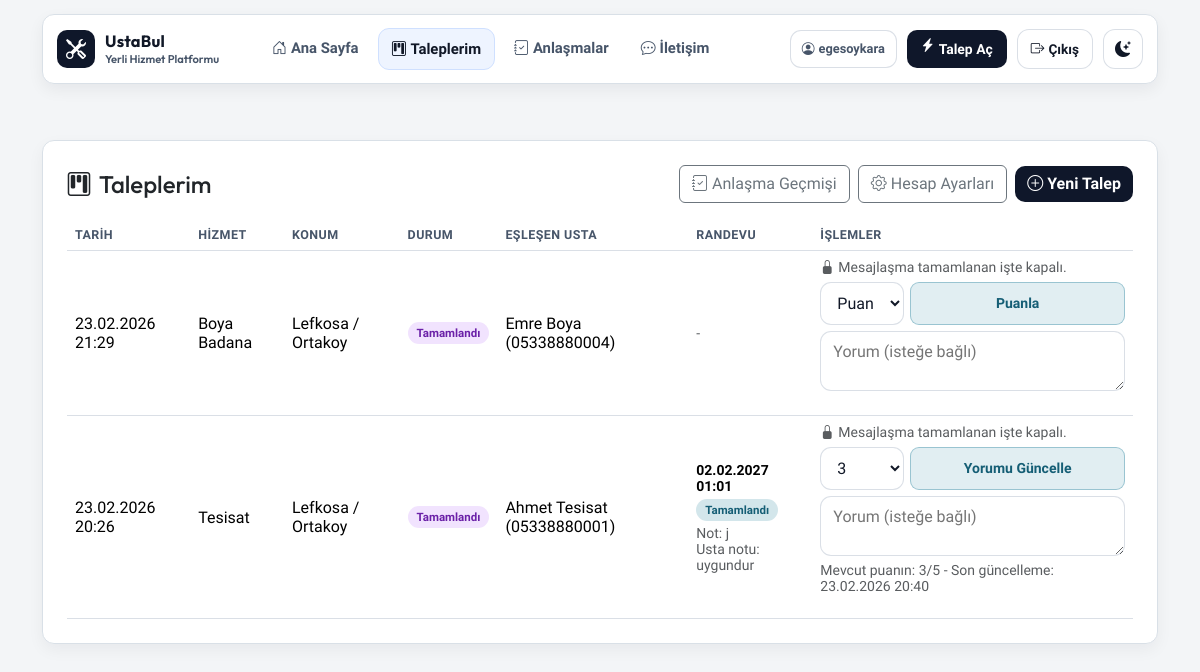
Before: /taleplerim/ (signed in) with the older database file.
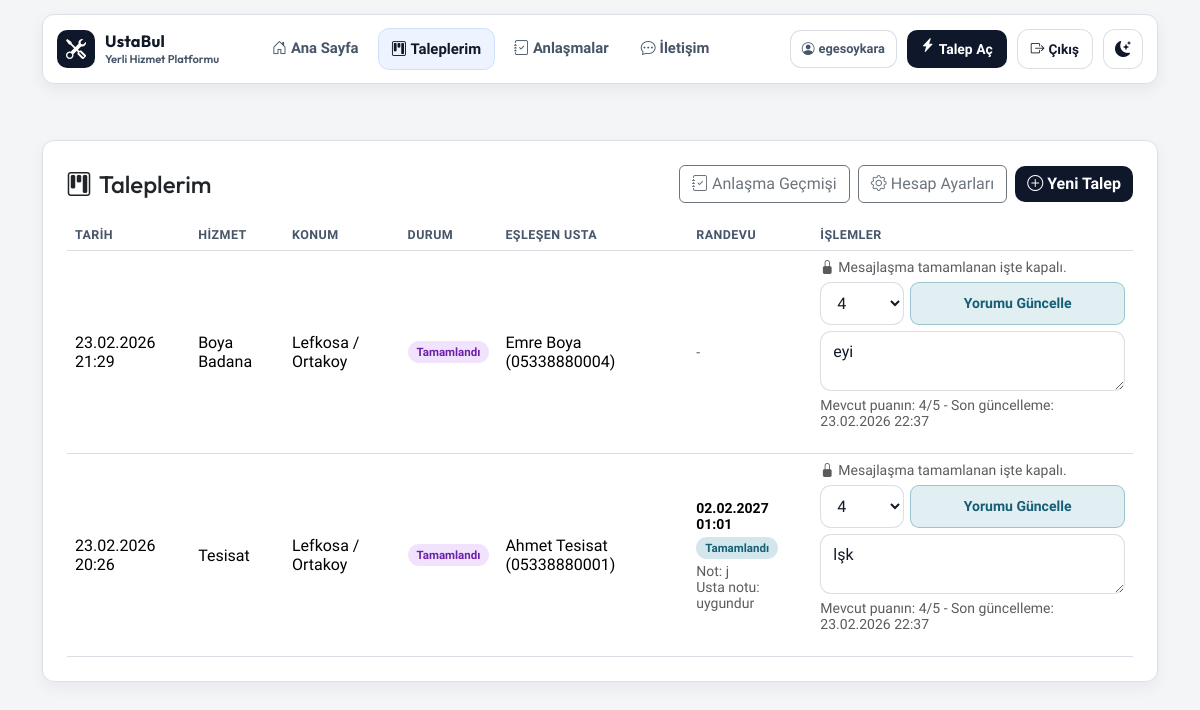
After: the same page with the newer database file.
### Myapp/models.py (models this page shows, shortened)
class ServiceRequest(models.Model):
    STATUS_CHOICES = (
        ("new", "Yeni"),
        ("pending_provider", "Usta Onayı Bekleniyor"),
        ("pending_customer", "Müşteri Seçimi Bekleniyor"),
        ("matched", "Eşleştirildi"),
        ("completed", "Tamamlandı"),
        ("cancelled", "İptal Edildi"),
    )
    customer_name = models.CharField(max_length=120)
    customer_phone = models.CharField(max_length=20)
    city = models.CharField(max_length=80)
    district = models.CharField(max_length=80)
    service_type = models.ForeignKey(ServiceType, on_delete=models.PROTECT, related_name="requests")
    details = models.TextField()
    matched_provider = models.ForeignKey(
        Provider,
        on_delete=models.SET_NULL,
        null=True,
        blank=True,
        related_name="service_requests",
    )
    matched_offer = models.ForeignKey(
        "ProviderOffer",
        on_delete=models.SET_NULL,
        null=True,
        blank=True,
        related_name="matched_requests",
    )
    matched_at = models.DateTimeField(null=True, blank=True)
    customer = models.ForeignKey(
        User,
        on_delete=models.SET_NULL,
        null=True,
        blank=True,
        related_name="service_requests",
    )
    status = models.CharField(max_length=20, choices=STATUS_CHOICES, default="new")
    created_at = models.DateTimeField(auto_now_add=True)
    class Meta:
        ordering = ["-created_at"]

class ProviderRating(models.Model):
    SCORE_CHOICES = (
        (1, "1"),
        (2, "2"),
        (3, "3"),
        (4, "4"),
        (5, "5"),
    )
    provider = models.ForeignKey(Provider, on_delete=models.CASCADE, related_name="ratings")
    customer = models.ForeignKey(User, on_delete=models.CASCADE, related_name="provider_ratings")
    service_request = models.OneToOneField(
        ServiceRequest,
        on_delete=models.CASCADE,
        related_name="provider_rating",
        null=True,
        blank=True,
    )
    score = models.PositiveSmallIntegerField(choices=SCORE_CHOICES)
    comment = models.TextField(blank=True)
    created_at = models.DateTimeField(auto_now_add=True)
    updated_at = models.DateTimeField(auto_now=True)
    class Meta:
        ordering = ["-updated_at"]

class ServiceType(models.Model):
    name = models.CharField(max_length=80, unique=True)
    slug = models.SlugField(unique=True)
    class Meta:
        ordering = ["name"]

class Provider(models.Model):
    user = models.OneToOneField(
        User,
        on_delete=models.SET_NULL,
        null=True,
        blank=True,
        related_name="provider_profile",
    )
    full_name = models.CharField(max_length=120)
    service_types = models.ManyToManyField(ServiceType, related_name="providers", blank=True)
    city = models.CharField(max_length=80)
    district = models.CharField(max_length=80)
    phone = models.CharField(max_length=20)
    latitude = models.DecimalField(max_digits=9, decimal_places=6, null=True, blank=True)
    longitude = models.DecimalField(max_digits=9, decimal_places=6, null=True, blank=True)
    rating = models.DecimalField(max_digits=2, decimal_places=1, default=5.0)
    is_available = models.BooleanField(default=True)
    description = models.TextField(blank=True)
    created_at = models.DateTimeField(auto_now_add=True)
    class Meta:
        ordering = ["-is_available", "-rating", "full_name"]

class ServiceAppointment(models.Model):
    STATUS_CHOICES = (
        ("pending", "Usta Onayı Bekleniyor"),
        ("pending_customer", "Müşteri Onayı Bekleniyor"),
        ("confirmed", "Onaylandı"),
        ("rejected", "Reddedildi"),
        ("cancelled", "Müşteri İptal Etti"),
        ("completed", "Tamamlandı"),
    )
    service_request = models.OneToOneField(
        ServiceRequest,
        on_delete=models.CASCADE,
        related_name="appointment",
    )
    customer = models.ForeignKey(
        User,
        on_delete=models.SET_NULL,
        null=True,
        blank=True,
        related_name="appointments",
    )
    provider = models.ForeignKey(
        Provider,
        on_delete=models.CASCADE,
        related_name="appointments",
    )
    scheduled_for = models.DateTimeField()
    customer_note = models.TextField(blank=True)
    provider_note = models.TextField(blank=True)
    status = models.CharField(max_length=20, choices=STATUS_CHOICES, default="pending")
    created_at = models.DateTimeField(auto_now_add=True)
    updated_at = models.DateTimeField(auto_now=True)
    class Meta:
        ordering = ["scheduled_for"]

### Myapp/views.py (the view)
# urls.py: path('taleplerim/', views.my_requests, name='my_requests'),
@login_required
def my_requests(request):
    refresh_offer_lifecycle()
    if get_provider_for_user(request.user):
        messages.error(request, "Bu alan sadece mÃ¼teri hesaplarÄ± iÃ§indir.")
        return redirect("provider_requests")
    requests = list(
        request.user.service_requests.select_related(
            "service_type",
            "matched_provider",
            "matched_offer",
            "matched_offer__provider",
        ).prefetch_related(
            "provider_offers",
            "provider_offers__provider",
        )
    )
    rating_map = {
        rating.service_request_id: rating
        for rating in ProviderRating.objects.filter(service_request_id__in=[item.id for item in requests])
    }
    appointment_map = {
        appointment.service_request_id: appointment
        for appointment in ServiceAppointment.objects.filter(service_request_id__in=[item.id for item in requests])
    }
    unread_message_map = build_unread_message_map([item.id for item in requests], "customer")
    for item in requests:
        item.rating_entry = rating_map.get(item.id)
        item.appointment_entry = appointment_map.get(item.id)
        item.pending_offer = next((offer for offer in item.provider_offers.all() if offer.status == "pending"), None)
        accepted_offers = [offer for offer in item.provider_offers.all() if offer.status == "accepted"]
        item.accepted_offers = score_accepted_offers(accepted_offers)
        item.recommended_offer_id = item.accepted_offers[0].id if item.accepted_offers else None
        item.unread_messages = unread_message_map.get(item.id, 0)
    cancelled_count = sum(1 for item in requests if item.status == "cancelled")
    return render(
        request,
        "Myapp/my_requests.html",
        {
            "requests": requests,
            "cancelled_count": cancelled_count,
            "customer_requests_signature": build_customer_requests_signature(request.user),
        },
    )

### Myapp/templates/Myapp/my_requests.html (shortened to what the changed rows need)
﻿{% extends "base.html" %}
{% block content %}
<section class="card panel-card shadow-sm reveal-up">
  <div class="card-body p-4">
    <div class="d-flex align-items-center justify-content-between flex-wrap gap-2 mb-3">
      <h1 class="h4 mb-0"><i class="bi bi-kanban me-2"></i>Taleplerim</h1>
    </div>
    {% if requests %}
      <div class="table-responsive">
        <table class="table request-table align-middle mb-0">
          <thead>
            <tr>
              <th>Tarih</th>
              <th>Hizmet</th>
              <th>Konum</th>
              <th>Durum</th>
              <th>Eşleşen Usta</th>
              <th>Randevu</th>
              <th>İşlemler</th>
            </tr>
          </thead>
          <tbody>
            {% for item in requests %}
              <tr>
                <td>{{ item.created_at|date:"d.m.Y H:i" }}</td>
                <td>{{ item.service_type.name }}</td>
                <td>{{ item.city }} / {{ item.district }}</td>
                <td><span class="status-pill status-{{ item.status }}">{{ item.get_status_display }}</span></td>
                <td>
                  {% if item.matched_provider %}
                    {{ item.matched_provider.full_name }} ({{ item.matched_provider.phone }})
                  {% elif item.status == "pending_customer" and item.accepted_offers %}
                    {{ item.accepted_offers|length }} teklif geldi
                  {% elif item.status == "pending_provider" and item.pending_offer %}
                    Ustalardan teklif bekleniyor
                  {% else %}
                    Henüz eşleşmedi
                  {% endif %}
                </td>
                <td>
                  {% if item.appointment_entry %}
                    <div class="small fw-semibold">{{ item.appointment_entry.scheduled_for|date:"d.m.Y H:i" }}</div>
                    <span class="status-pill appointment-status appointment-{{ item.appointment_entry.status }}">
                      {{ item.appointment_entry.get_status_display }}
                    </span>
                    {% if item.appointment_entry.customer_note %}
                      <div class="small text-muted mt-1">Not: {{ item.appointment_entry.customer_note }}</div>
                    {% endif %}
                    {% if item.appointment_entry.provider_note %}
                      <div class="small text-muted">Usta notu: {{ item.appointment_entry.provider_note }}</div>
                    {% endif %}
                  {% elif item.status == "matched" %}
                    <span class="small text-muted">Henüz randevu alınmadı</span>
                  {% else %}
                    <span class="small text-muted">-</span>
                  {% endif %}
                </td>
                <td>
                  {% if item.status == "matched" %}
                    <div class="request-actions-stack">
                      <a href="{% url 'request_messages' item.id %}" class="btn btn-sm nav-ghost-btn">
                        <i class="bi bi-chat-dots me-1"></i>Mesajlar
                        {% if item.unread_messages %}
                          <span class="chat-unread-badge">{{ item.unread_messages }}</span>
                        {% endif %}
                      </a>
                      <form method="post" action="{% url 'complete_request' item.id %}" class="m-0">
                        {% csrf_token %}
                        <button type="submit" class="btn btn-sm request-complete-btn">
                          <i class="bi bi-check2-circle me-1"></i>Tamamlandı
                        </button>
                      </form>
                      {% if item.appointment_entry %}
                        {% if item.appointment_entry.status == "pending" or item.appointment_entry.status == "pending_customer" or item.appointment_entry.status == "confirmed" %}
                          {% if item.appointment_entry.status == "pending_customer" %}
                            <form method="post" action="{% url 'customer_confirm_appointment' item.id %}" class="m-0">
                              {% csrf_token %}
                              <button type="submit" class="btn btn-sm request-complete-btn">
                                <i class="bi bi-patch-check me-1"></i>Randevuyu Onayla
                              </button>
                            </form>
                          {% endif %}
                          <form method="post" action="{% url 'cancel_appointment' item.id %}" class="m-0">
                            {% csrf_token %}
                            <button type="submit" class="btn btn-sm btn-outline-danger">
                              <i class="bi bi-calendar-x me-1"></i>Randevuyu İptal Et
                            </button>
                          </form>
                          <form method="post" action="{% url 'create_appointment' item.id %}" class="appointment-create-form">
                            {% csrf_token %}
                            <input
                              type="datetime-local"
                              name="scheduled_for"
                              value="{{ item.appointment_entry.scheduled_for|date:'Y-m-d\\TH:i' }}"
                              required
                            >
                            <textarea name="customer_note" rows="2" placeholder="Randevu notu (isteğe bağlı)">{{ item.appointment_entry.customer_note }}</textarea>
                            <button type="submit" class="btn btn-sm btn-main">
                              <i class="bi bi-calendar-event me-1"></i>Randevuyu Güncelle
                            </button>
                          </form>
                        {% elif item.appointment_entry.status == "rejected" or item.appointment_entry.status == "cancelled" %}
                          <form method="post" action="{% url 'create_appointment' item.id %}" class="appointment-create-form">
                            {% csrf_token %}
                            <input type="datetime-local" name="scheduled_for" required>
                            <textarea name="customer_note" rows="2" placeholder="Randevu notu (isteğe bağlı)"></textarea>
                            <button type="submit" class="btn btn-sm btn-main">
                              <i class="bi bi-calendar-plus me-1"></i>Tekrar Randevu Al
                            </button>
                          </form>
                        {% endif %}
                      {% else %}
                        <form method="post" action="{% url 'create_appointment' item.id %}" class="appointment-create-form">
                          {% csrf_token %}
                          <input type="datetime-local" name="scheduled_for" required>
                          <textarea name="customer_note" rows="2" placeholder="Randevu notu (isteğe bağlı)"></textarea>
                          <button type="submit" class="btn btn-sm btn-main">
                            <i class="bi bi-calendar-plus me-1"></i>Randevu Al
                          </button>
                        </form>
                      {% endif %}
                    </div>
                  {% elif item.status == "completed" %}
                    {% if item.matched_provider %}
                      <div class="request-actions-stack">
                        <span class="small text-muted"><i class="bi bi-lock-fill me-1"></i>Mesajlaşma tamamlanan işte kapalı.</span>
                        <form method="post" action="{% url 'rate_request' item.id %}" class="request-rate-form">
                          <div class="request-rate-row">
                            <select name="score" required>
                              <option value="">Puan</option>
                              <option value="4" {% if item.rating_entry and item.rating_entry.score == 4 %}selected{% endif %}>4</option>
                              <option value="3" {% if item.rating_entry and item.rating_entry.score == 3 %}selected{% endif %}>3</option>
                            </select>
                            <button type="submit" class="btn btn-sm request-rate-btn">
                              {% if item.rating_entry %}Yorumu Güncelle{% else %}Puanla{% endif %}
                            </button>
                          </div>
                          <textarea name="comment" rows="2" placeholder="Yorum (isteğe bağlı)">{% if item.rating_entry %}{{ item.rating_entry.comment }}{% endif %}</textarea>
                          {% if item.rating_entry %}
                            <div class="small text-muted">
                              Mevcut puanın: {{ item.rating_entry.score }}/5
                              {% if item.rating_entry.updated_at %} - Son güncelleme: {{ item.rating_entry.updated_at|date:"d.m.Y H:i" }}{% endif %}
                            </div>
                          {% endif %}
                        </form>
                      </div>
                    {% else %}
                      <span class="small text-muted">Usta yok</span>
                    {% endif %}
                  {% endif %}
                </td>
              </tr>
            {% endfor %}
          </tbody>
        </table>
      </div>
    {% else %}
      <p class="mb-0 text-muted">Henüz talebin yok. Ana sayfadan yeni talep oluşturabilirsin.</p>
    {% endif %}
  </div>
</section>
{% endblock %}

Changed rows visible on the page:
shown differently, row unchanged: ServiceRequest "Boya Badana": score "Puan" → "4"; comment (not shown) → "eyi"; rating_entry.score (not shown) → "4"; rating_entry.updated_at (not shown) → "23.02.2026 22:37"; text "Puanla" → "Yorumu Güncelle Mevcut puanın: /5 - Son güncelleme:"
changed through a linked row, ServiceRequest "Tesisat": score "3" → "4"; comment (not shown) → "lşk"; rating_entry.score "3" → "4"; rating_entry.updated_at "23.02.2026 20:40" → "23.02.2026 22:37"
